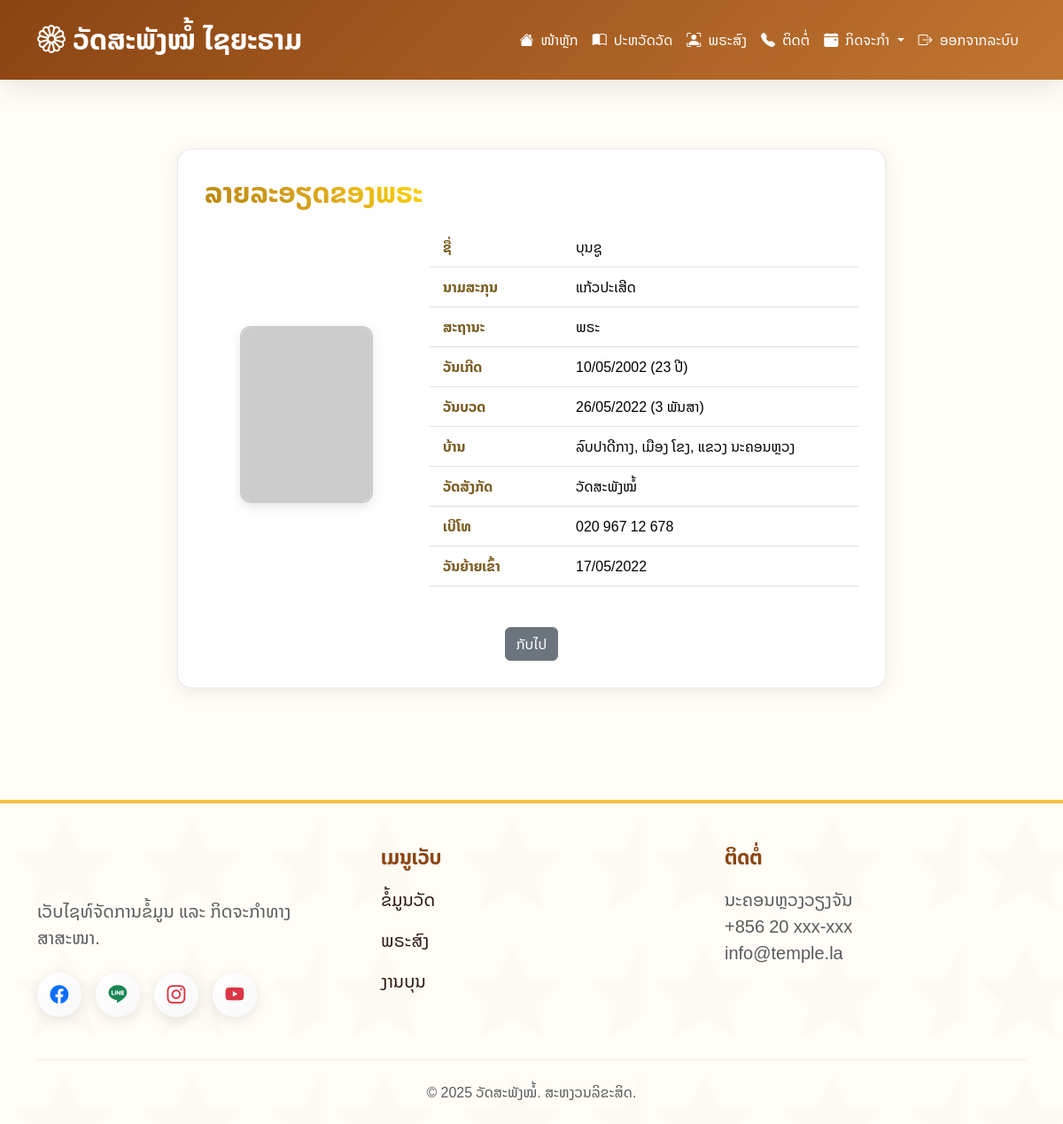
/pages/monk_detail.php?id=12 (signed in), run on the app's committed database.
### tables this page shows
CREATE TABLE `monks` (
  `monk_id` int(11) NOT NULL,
  `first_name` varchar(100) NOT NULL,
  `last_name` varchar(100) NOT NULL,
  `birth_date` date DEFAULT NULL,
  `village` varchar(100) DEFAULT NULL,
  `district` varchar(100) DEFAULT NULL,
  `province` varchar(100) DEFAULT NULL,
  `ordination_date` date DEFAULT NULL,
  `temple_id` int(11) DEFAULT NULL,
  `phone` varchar(20) DEFAULT NULL,
  `type` varchar(50) DEFAULT NULL,
  `move_in_date` date DEFAULT NULL,
  `image_path` varchar(255) DEFAULT NULL,
  `created_at` timestamp NULL DEFAULT current_timestamp(),
  `updated_at` timestamp NULL DEFAULT current_timestamp() ON UPDATE current_timestamp()
);

CREATE TABLE `temples` (
  `temple_id` int(11) NOT NULL,
  `temple_name` varchar(150) NOT NULL,
  `village` varchar(100) DEFAULT NULL,
  `district` varchar(100) DEFAULT NULL,
  `province` varchar(100) DEFAULT NULL,
  `created_at` timestamp NULL DEFAULT current_timestamp(),
  `updated_at` timestamp NULL DEFAULT current_timestamp() ON UPDATE current_timestamp()
);

### pages/monk_detail.php (the view, shortened to what this page needs)
<?php
include 'header.php';
$id = isset($_GET['id']) ? (int)$_GET['id'] : 0;
$stmt = $conn->prepare("SELECT m.*, t.temple_name,
    TIMESTAMPDIFF(YEAR, m.birth_date, CURDATE()) AS age,
    TIMESTAMPDIFF(YEAR, m.ordination_date, CURDATE()) AS ordination_years
    FROM monks m
    LEFT JOIN temples t ON m.temple_id = t.temple_id
    WHERE m.monk_id = ?");
$stmt->bind_param("i", $id);
$stmt->execute();
$result = $stmt->get_result();
$monk = $result->fetch_assoc();
$image = !empty($monk['image_path']) && file_exists("../uploads/{$monk['image_path']}")
    ? "../uploads/{$monk['image_path']}"
    : 'https://via.placeholder.com/150x200?text=No+Image';
?>
<div class="container monk-profile">
    <h2><i class="fas fa-user"></i> ລາຍລະອຽດຂອງພຣະ</h2>
    <div class="row align-items-center">
        <div class="col-md-4 text-center mb-4 mb-md-0">
            <img src="<?= $image ?>" class="profile-image">
        </div>
        <div class="col-md-8">
            <table class="table profile-table">
                <tr><td class="label">ຊື່</td><td><?= htmlspecialchars($monk['first_name']) ?></td></tr>
                <tr><td class="label">ນາມສະກຸນ</td><td><?= htmlspecialchars($monk['last_name']) ?></td></tr>
                <tr><td class="label">ສະຖານະ</td><td><?= htmlspecialchars($monk['type']) ?></td></tr>
                <tr><td class="label">ວັນເກີດ</td><td><?= date("d/m/Y", strtotime($monk['birth_date'])) ?> (<?= $monk['age'] ?> ປີ)</td></tr>
                <tr><td class="label">ວັນບວດ</td><td><?= date("d/m/Y", strtotime($monk['ordination_date'])) ?> (<?= $monk['ordination_years'] ?> ພັນສາ)</td></tr>
                <tr><td class="label">ບ້ານ</td><td><?= $monk['village'] ?>, ເມືອງ <?= $monk['district'] ?>, ແຂວງ <?= $monk['province'] ?></td></tr>
                <tr><td class="label">ວັດສັງກັດ</td><td><?= $monk['temple_name'] ?? '-' ?></td></tr>
                <tr><td class="label">ເບີໂທ</td><td><?= $monk['phone'] ?></td></tr>
                <tr><td class="label">ວັນຍ້າຍເຂົ້າ</td><td><?= date("d/m/Y", strtotime($monk['move_in_date'])) ?></td></tr>
            </table>
        </div>
    </div>
    <div class="back-btn">
        <a href="member.php" class="btn btn-secondary"><i class="fas fa-arrow-left"></i> ກັບໄປ</a>
    </div>
</div>
<?php include 'footer.php'; ?>

### pages/header.php (style rules this page uses)
:root { --temple-gold: #f5c242; --temple-brown: #8b4513; }
body { font-family: 'Noto Sans Lao', sans-serif; background: #fffdf6; color: #2c1810; }

### pages/monk_detail.php (style rules this page uses)
.monk-profile { background: white; border-radius: 16px; padding: 30px; margin: 30px auto; max-width: 800px; box-shadow: 0 4px 20px rgba(0,0,0,0.08); border: 1px solid rgba(0,0,0,0.08); }
.monk-profile h2 { font-weight: 700; font-size: 2rem; text-align: center; margin-bottom: 20px; display: inline-block; background: linear-gradient(45deg, #B8860B, #DAA520, #FFD700); background-clip: text; -webkit-background-clip: text; color: transparent; -webkit-text-fill-color: transparent; -webkit-font-smoothing: antialiased; text-rendering: optimizeLegibility; }
.profile-image { width: 150px; height: 200px; object-fit: cover; border-radius: 12px; border: 2px solid #ccc; box-shadow: 0 4px 12px rgba(0,0,0,0.1); }
.profile-table td { padding: 10px 15px; font-size: 1rem; }
.profile-table td.label { font-weight: bold; color: #7a5c20; width: 150px; }
.back-btn { margin-top: 30px; text-align: center; }

### data on the page
monks: first_name "ບຸນຊູ", last_name "ແກ້ວປະເສີດ", type "ພຣະ", birth_date "10/05/2002", ordination_date "26/05/2022", village "ລົບປາດີກາງ", district "ໂຂງ", province "ນະຄອນຫຼວງ", temple.temple_name "ວັດສະພັງໝໍ້", phone "020 967 12 678", move_in_date "17/05/2022"

### other printed values
$monk['age'] "23"
$monk['ordination_years'] "3"
